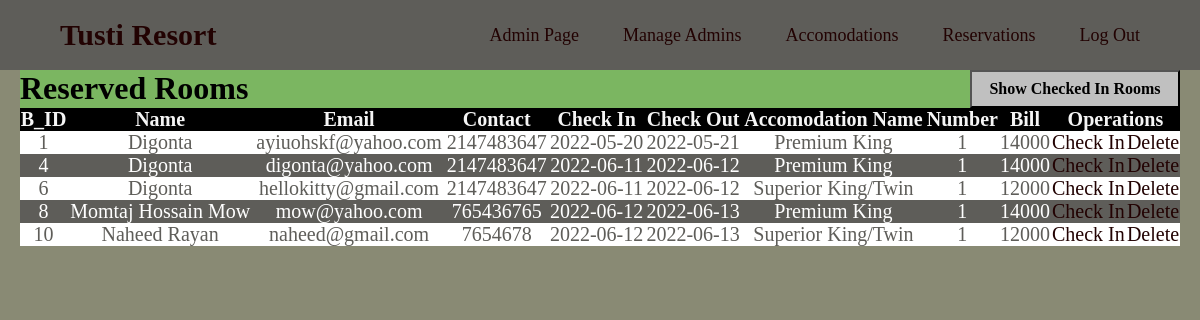
Page /src/html-php/reservedrooms.php on the committed database.
### tables this page shows
CREATE TABLE `booking` (
  `bookingid` int(11) NOT NULL,
  `username` varchar(50) NOT NULL,
  `email` varchar(50) NOT NULL,
  `phonenumber` int(15) NOT NULL,
  `checkindate` date NOT NULL,
  `checkoutdate` date NOT NULL,
  `accomodationtype` varchar(100) NOT NULL,
  `accomodationname` varchar(100) NOT NULL,
  `accomodationnumber` int(11) NOT NULL,
  `bookingstatus` varchar(110) NOT NULL,
  `bill` int(11) NOT NULL
);

### src/html-php/reservedrooms.php (the view, shortened to what this page needs)
<!DOCTYPE html>
<html lang="en">
<head>
    <link rel = "stylesheet" href="../css/style_admin.css">
</head>
<body>
    <nav>
    <div class="logo"><a href="../html-php/home.php">Tusti Resort</a></div>
        <ul>
            <li><a href="../html-php/admin.php">Admin Page</a></li>
            <li><a href="#">Manage Admins</a>
            </li>
            <li><a href="#">Accomodations</a>
            </li>
            <li><a href="#">Reservations</a>
            </li>
            <li><a href="../html-php/logout.php">Log Out</a></li>
        </ul>
    </nav>
<div class="list">
    <div>
        <h1>Reserved Rooms <button  style=" font-family: times;" class="rightalign" input type=button onClick="location.href='checkinshowrooms.php'"
 value='click here'><b>Show Checked In Rooms</b></button></h1>
    </div>
    <table>
        <thead>
            <tr>
                <th>B_ID</th>
                <th>Name</th>
                <th>Email</th>
                <th>Contact</th>
                <th>Check In</th>
                <th>Check Out</th>
                <th>Accomodation Name</th>
                <th>Number</th>
                <th>Bill</th>
                <th colspan="2">Operations</th>
            </tr>
        </thead>
        <tbody>
        <?php
        include 'connection.php';
        $selectquery = "select * from booking where accomodationtype= 'Room' ";
        $query = mysqli_query($con, $selectquery);
        while($res = mysqli_fetch_array($query)){
        ?>
           <tr>
            <td><?php echo $res['bookingid'];?></td>
            <td><?php echo $res['username'];?></td>
            <td><?php echo $res['email'];?></td>
            <td><?php echo $res['phonenumber'];?></td>
            <td><?php echo $res['checkindate'];?></td>
            <td><?php echo $res['checkoutdate'];?></td>
            <td><?php echo $res['accomodationname'];?></td>
            <td><?php echo $res['accomodationnumber'];?></td>
            <td><?php echo $res['bill'];?></td>
            <td><a href='docheckinroom.php?idno=<?php echo $res['bookingid']?>' >Check In</a></td>
            <td><a href='deletereservedrooms.php?idno=<?php echo $res['bookingid']?>' onclick= 'return checkdelete()' >Delete</a></td>
           </tr>
        <?php
        }
        ?>
        </tbody>
    </table>
    </div>
</body>
</html>

### src/css/style_admin.css (style rules this page uses)
* { margin: 0; padding: 0; }
body { background-color: whitesmoke; background-size: cover; background-position: center center; height: 100vh; box-sizing: border-box; }
nav { background: rgb(94, 93, 89); font-family: times; }
nav:after { content: ''; clear: both; display: table; }
nav .logo { float: left; color: whitesmoke; font-size: 30px; font-weight: 600; line-height: 70px; padding-left: 60px; }
nav ul { float: right; list-style: none; margin-right: 40px; position: relative; }
nav ul li { display: inline-block; background: rgb(94, 93, 89); margin: 0 5px; }
nav ul li a { color:rgb(34, 2, 2); text-decoration: none; line-height: 70px; font-size:18px; padding: 8px 15px; }
.list { background-color: rgb(123,182,97); margin-left: 20px; margin-right: 20px; }

### src/html-php/reservedrooms.php (style rules this page uses)
body { background-color: rgb(137,138,116); }
table { border-collapse: collapse; width: 100%; color: #5E5D59; font-family: times; font-size: 20px; text-align: center; }
th { background-color: black; color: whitesmoke; }
tr:nth-child(even) { background-color: #5E5D59; color: white; }
tr:nth-child(odd) { background-color: white; color: #5E5D59; }
a { color: rgb(34, 2, 2); text-decoration: none; }
.rightalign { float: right; text-align:center; background-color: rgb(192,192,192); width: 210px; height: 38px; font-size: medium; font-style: bold; color: black; }

### rows in the picture
booking: bookingid "1", username "Digonta", email "ayiuohskf@yahoo.com", phonenumber "2147483647", checkindate "2022-05-20", checkoutdate "2022-05-21", accomodationname "Premium King", accomodationnumber "1", bill "14000"
booking: bookingid "4", username "Digonta", email "digonta@yahoo.com", phonenumber "2147483647", checkindate "2022-06-11", checkoutdate "2022-06-12", accomodationname "Premium King", accomodationnumber "1", bill "14000"
booking: bookingid "6", username "Digonta", email "hellokitty@gmail.com", phonenumber "2147483647", checkindate "2022-06-11", checkoutdate "2022-06-12", accomodationname "Superior King/Twin", accomodationnumber "1", bill "12000"
booking: bookingid "8", username "Momtaj Hossain Mow", email "mow@yahoo.com", phonenumber "765436765", checkindate "2022-06-12", checkoutdate "2022-06-13", accomodationname "Premium King", accomodationnumber "1", bill "14000"
booking: bookingid "10", username "Naheed Rayan", email "naheed@gmail.com", phonenumber "7654678", checkindate "2022-06-12", checkoutdate "2022-06-13", accomodationname "Superior King/Twin", accomodationnumber "1", bill "12000"
